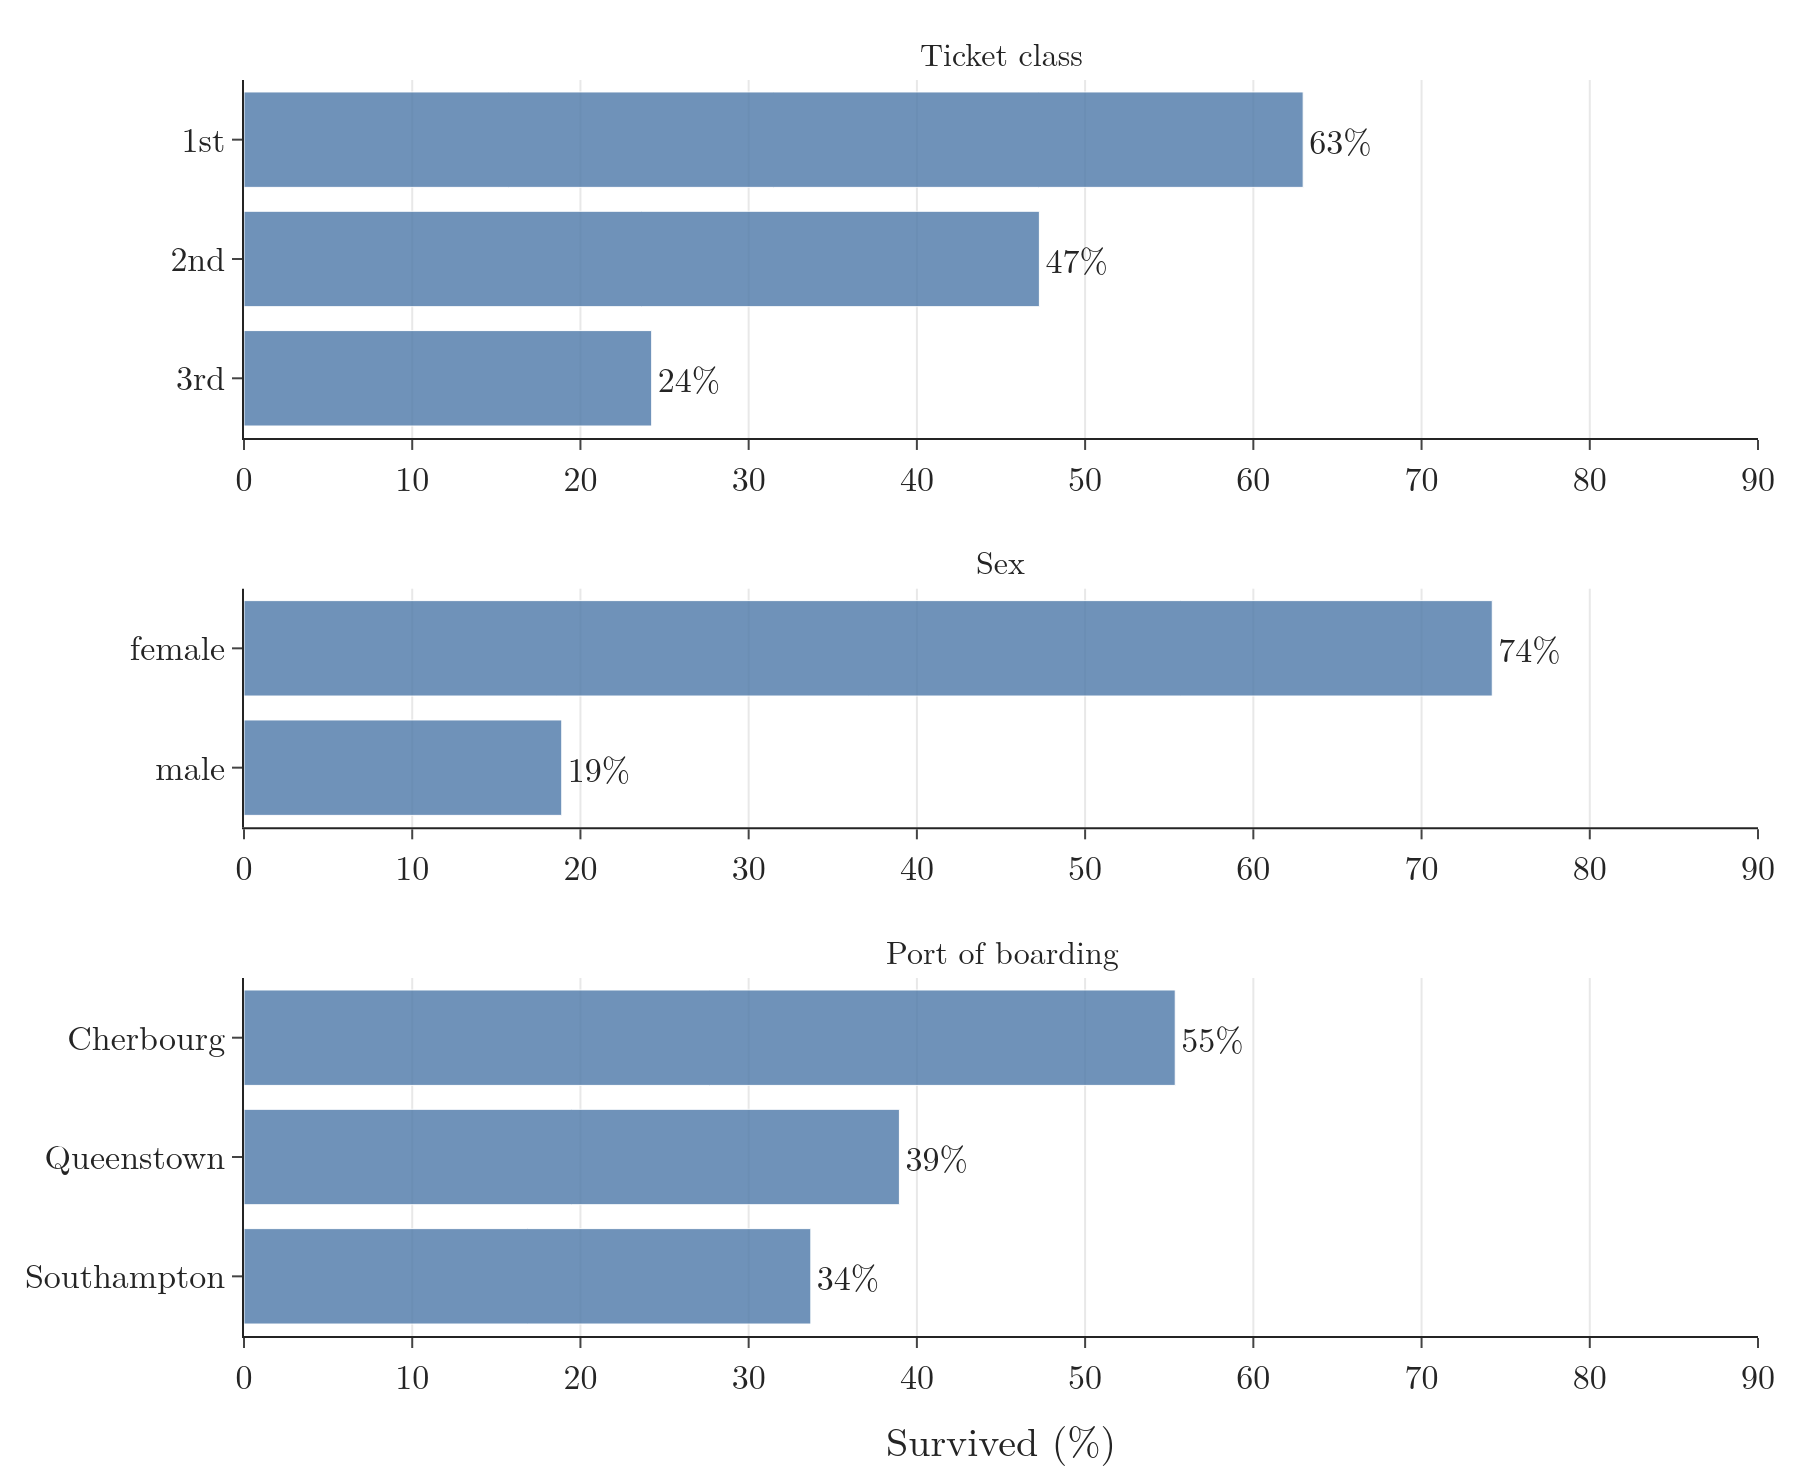

Generate this figure with Python:
"""Titanic: survival rate (%) by class, sex and port of boarding (groupby + mean x 100)."""
import plotly.graph_objects as go
from plotly.subplots import make_subplots
from common import load, save_px, FONT, BLUE

t = load("titanic_train")
t["Pclass"] = t.Pclass.map({1: "1st", 2: "2nd", 3: "3rd"})
t["Embarked"] = t.Embarked.map({"C": "Cherbourg", "Q": "Queenstown", "S": "Southampton"})
names = {"Pclass": "Ticket class", "Sex": "Sex", "Embarked": "Port of boarding"}
fig = make_subplots(rows=3, cols=1, subplot_titles=list(names.values()), vertical_spacing=0.12, row_heights=[3, 2, 3])
for i, c in enumerate(names, start=1):
    rate = t.groupby(c)["Survived"].mean()[::-1] * 100          # first group on top
    fig.add_trace(go.Bar(x=rate.values, y=rate.index, orientation="h", marker=dict(color=BLUE, opacity=0.8),
                         text=[f"{v:.0f}%" for v in rate.values], textposition="outside"), i, 1)
    fig.update_xaxes(range=[0, 90], showgrid=True, row=i, col=1)
fig.update_xaxes(title="Survived (%)", row=3, col=1)
fig.update_layout(template="simple_white", width=900, height=740, font=FONT, showlegend=False, margin=dict(l=120, r=20, t=40, b=70))
save_px(fig, "survival_rates")
